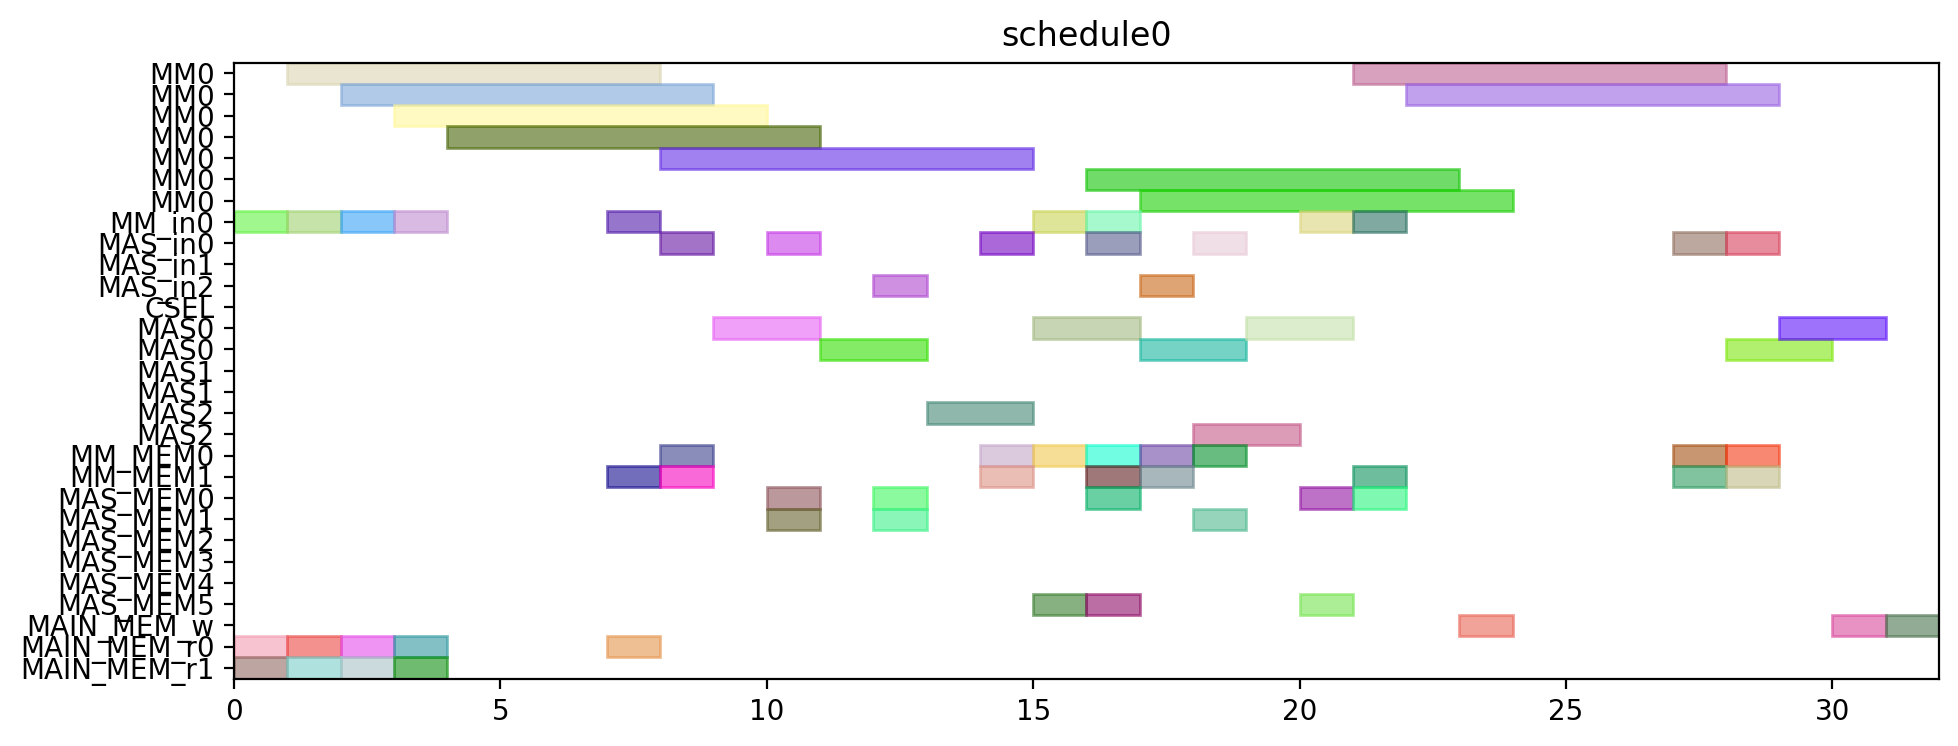

Write Python code to recreate this figure.
from pyschedule import Scenario, solvers, plotters, alt


def solve():
	horizon = 120
	S = Scenario("schedule0", horizon=horizon)

	# resource
	MM = S.Resources('MM', num=1, size=7)
	MM_in = S.Resources('MM_in', num=1)
	MAS_in = S.Resources('MAS_in', num=3)
	CSEL = S.Resource('CSEL')
	MAS = S.Resources('MAS', num=3, size=2, periods=range(1, horizon))
	MM_MEM = S.Resources('MM_MEM', num=2)
	MAS_MEM = S.Resources('MAS_MEM', num=6)
	MAIN_MEM_w = S.Resource('MAIN_MEM_w', size=1)
	MAIN_MEM_r = S.Resources('MAIN_MEM_r', num=2)

	# result of previous scheduling

	# new tasks
	t0 = S.Task('t0', length=7, delay_cost=1)
	t0 += alt(MM)
	t0_in = S.Task('t0_in', length=1, delay_cost=1)
	t0_in += alt(MM_in)
	S += t0_in*MM_in[0]<=t0*MM[0]
	t0_mem0 = S.Task('t0_mem0', length=1, delay_cost=1)
	t0_mem0 += MAIN_MEM_r[0]
	S += t0_mem0 <= t0

	t0_mem1 = S.Task('t0_mem1', length=1, delay_cost=1)
	t0_mem1 += MAIN_MEM_r[1]
	S += t0_mem1 <= t0

	t3 = S.Task('t3', length=7, delay_cost=1)
	t3 += alt(MM)
	t3_in = S.Task('t3_in', length=1, delay_cost=1)
	t3_in += alt(MM_in)
	S += t3_in*MM_in[0]<=t3*MM[0]
	t3_mem0 = S.Task('t3_mem0', length=1, delay_cost=1)
	t3_mem0 += MAIN_MEM_r[0]
	S += t3_mem0 <= t3

	t3_mem1 = S.Task('t3_mem1', length=1, delay_cost=1)
	t3_mem1 += MAIN_MEM_r[1]
	S += t3_mem1 <= t3

	t1 = S.Task('t1', length=7, delay_cost=1)
	t1 += alt(MM)
	t1_in = S.Task('t1_in', length=1, delay_cost=1)
	t1_in += alt(MM_in)
	S += t1_in*MM_in[0]<=t1*MM[0]
	t1_mem0 = S.Task('t1_mem0', length=1, delay_cost=1)
	t1_mem0 += MAIN_MEM_r[0]
	S += t1_mem0 <= t1

	t1_mem1 = S.Task('t1_mem1', length=1, delay_cost=1)
	t1_mem1 += MAIN_MEM_r[1]
	S += t1_mem1 <= t1

	t2 = S.Task('t2', length=7, delay_cost=1)
	t2 += alt(MM)
	t2_in = S.Task('t2_in', length=1, delay_cost=1)
	t2_in += alt(MM_in)
	S += t2_in*MM_in[0]<=t2*MM[0]
	t2_mem0 = S.Task('t2_mem0', length=1, delay_cost=1)
	t2_mem0 += MAIN_MEM_r[0]
	S += t2_mem0 <= t2

	t2_mem1 = S.Task('t2_mem1', length=1, delay_cost=1)
	t2_mem1 += MAIN_MEM_r[1]
	S += t2_mem1 <= t2

	t4 = S.Task('t4', length=7, delay_cost=1)
	t4 += alt(MM)
	t4_in = S.Task('t4_in', length=1, delay_cost=1)
	t4_in += alt(MM_in)
	S += t4_in*MM_in[0]<=t4*MM[0]
	t4_mem0 = S.Task('t4_mem0', length=1, delay_cost=1)
	t4_mem0 += MAIN_MEM_r[0]
	S += t4_mem0 <= t4

	t4_mem1 = S.Task('t4_mem1', length=1, delay_cost=1)
	t4_mem1 += alt(MM_MEM)
	S += (t2*MM[0])-1 < t4_mem1*MM_MEM[1]
	S += t4_mem1 <= t4

	t5 = S.Task('t5', length=2, delay_cost=1)
	t5 += alt(MAS)
	t5_in = S.Task('t5_in', length=1, delay_cost=1)
	t5_in += alt(MAS_in)
	S += t5_in*MAS_in[0]<=t5*MAS[0]

	S += t5_in*MAS_in[1]<=t5*MAS[1]

	S += t5_in*MAS_in[2]<=t5*MAS[2]

	t5_mem0 = S.Task('t5_mem0', length=1, delay_cost=1)
	t5_mem0 += alt(MM_MEM)
	S += (t0*MM[0])-1 < t5_mem0*MM_MEM[0]
	S += t5_mem0 <= t5

	t5_mem1 = S.Task('t5_mem1', length=1, delay_cost=1)
	t5_mem1 += alt(MM_MEM)
	S += (t0*MM[0])-1 < t5_mem1*MM_MEM[1]
	S += t5_mem1 <= t5

	t6 = S.Task('t6', length=2, delay_cost=1)
	t6 += alt(MAS)
	t6_in = S.Task('t6_in', length=1, delay_cost=1)
	t6_in += alt(MAS_in)
	S += t6_in*MAS_in[0]<=t6*MAS[0]

	S += t6_in*MAS_in[1]<=t6*MAS[1]

	S += t6_in*MAS_in[2]<=t6*MAS[2]

	t6_mem0 = S.Task('t6_mem0', length=1, delay_cost=1)
	t6_mem0 += alt(MAS_MEM)
	S += (t5*MAS[0])-1 < t6_mem0*MAS_MEM[0]
	S += (t5*MAS[1])-1 < t6_mem0*MAS_MEM[2]
	S += (t5*MAS[2])-1 < t6_mem0*MAS_MEM[4]
	S += t6_mem0 <= t6

	t6_mem1 = S.Task('t6_mem1', length=1, delay_cost=1)
	t6_mem1 += alt(MAS_MEM)
	S += (t5*MAS[0])-1 < t6_mem1*MAS_MEM[1]
	S += (t5*MAS[1])-1 < t6_mem1*MAS_MEM[3]
	S += (t5*MAS[2])-1 < t6_mem1*MAS_MEM[5]
	S += t6_mem1 <= t6

	t9 = S.Task('t9', length=2, delay_cost=1)
	t9 += alt(MAS)
	t9_in = S.Task('t9_in', length=1, delay_cost=1)
	t9_in += alt(MAS_in)
	S += t9_in*MAS_in[0]<=t9*MAS[0]

	S += t9_in*MAS_in[1]<=t9*MAS[1]

	S += t9_in*MAS_in[2]<=t9*MAS[2]

	t9_mem0 = S.Task('t9_mem0', length=1, delay_cost=1)
	t9_mem0 += alt(MM_MEM)
	S += (t0*MM[0])-1 < t9_mem0*MM_MEM[0]
	S += t9_mem0 <= t9

	t9_mem1 = S.Task('t9_mem1', length=1, delay_cost=1)
	t9_mem1 += alt(MM_MEM)
	S += (t4*MM[0])-1 < t9_mem1*MM_MEM[1]
	S += t9_mem1 <= t9

	t10 = S.Task('t10', length=2, delay_cost=1)
	t10 += alt(MAS)
	t10_in = S.Task('t10_in', length=1, delay_cost=1)
	t10_in += alt(MAS_in)
	S += t10_in*MAS_in[0]<=t10*MAS[0]

	S += t10_in*MAS_in[1]<=t10*MAS[1]

	S += t10_in*MAS_in[2]<=t10*MAS[2]

	t10_mem0 = S.Task('t10_mem0', length=1, delay_cost=1)
	t10_mem0 += alt(MM_MEM)
	S += (t4*MM[0])-1 < t10_mem0*MM_MEM[0]
	S += t10_mem0 <= t10

	t10_mem1 = S.Task('t10_mem1', length=1, delay_cost=1)
	t10_mem1 += alt(MM_MEM)
	S += (t4*MM[0])-1 < t10_mem1*MM_MEM[1]
	S += t10_mem1 <= t10

	t7 = S.Task('t7', length=2, delay_cost=1)
	t7 += alt(MAS)
	t7_in = S.Task('t7_in', length=1, delay_cost=1)
	t7_in += alt(MAS_in)
	S += t7_in*MAS_in[0]<=t7*MAS[0]

	S += t7_in*MAS_in[1]<=t7*MAS[1]

	S += t7_in*MAS_in[2]<=t7*MAS[2]

	t7_mem0 = S.Task('t7_mem0', length=1, delay_cost=1)
	t7_mem0 += alt(MAS_MEM)
	S += (t6*MAS[0])-1 < t7_mem0*MAS_MEM[0]
	S += (t6*MAS[1])-1 < t7_mem0*MAS_MEM[2]
	S += (t6*MAS[2])-1 < t7_mem0*MAS_MEM[4]
	S += t7_mem0 <= t7

	t7_mem1 = S.Task('t7_mem1', length=1, delay_cost=1)
	t7_mem1 += alt(MAS_MEM)
	S += (t6*MAS[0])-1 < t7_mem1*MAS_MEM[1]
	S += (t6*MAS[1])-1 < t7_mem1*MAS_MEM[3]
	S += (t6*MAS[2])-1 < t7_mem1*MAS_MEM[5]
	S += t7_mem1 <= t7

	t11 = S.Task('t11', length=2, delay_cost=1)
	t11 += alt(MAS)
	t11_in = S.Task('t11_in', length=1, delay_cost=1)
	t11_in += alt(MAS_in)
	S += t11_in*MAS_in[0]<=t11*MAS[0]

	S += t11_in*MAS_in[1]<=t11*MAS[1]

	S += t11_in*MAS_in[2]<=t11*MAS[2]

	t11_mem0 = S.Task('t11_mem0', length=1, delay_cost=1)
	t11_mem0 += alt(MAS_MEM)
	S += (t10*MAS[0])-1 < t11_mem0*MAS_MEM[0]
	S += (t10*MAS[1])-1 < t11_mem0*MAS_MEM[2]
	S += (t10*MAS[2])-1 < t11_mem0*MAS_MEM[4]
	S += t11_mem0 <= t11

	t11_mem1 = S.Task('t11_mem1', length=1, delay_cost=1)
	t11_mem1 += alt(MM_MEM)
	S += (t4*MM[0])-1 < t11_mem1*MM_MEM[1]
	S += t11_mem1 <= t11

	t8 = S.Task('t8', length=7, delay_cost=1)
	t8 += alt(MM)
	t8_in = S.Task('t8_in', length=1, delay_cost=1)
	t8_in += alt(MM_in)
	S += t8_in*MM_in[0]<=t8*MM[0]
	t8_mem0 = S.Task('t8_mem0', length=1, delay_cost=1)
	t8_mem0 += alt(MM_MEM)
	S += (t4*MM[0])-1 < t8_mem0*MM_MEM[0]
	S += t8_mem0 <= t8

	t8_mem1 = S.Task('t8_mem1', length=1, delay_cost=1)
	t8_mem1 += alt(MAS_MEM)
	S += (t7*MAS[0])-1 < t8_mem1*MAS_MEM[1]
	S += (t7*MAS[1])-1 < t8_mem1*MAS_MEM[3]
	S += (t7*MAS[2])-1 < t8_mem1*MAS_MEM[5]
	S += t8_mem1 <= t8

	new_PZ = S.Task('new_PZ', length=7, delay_cost=1)
	new_PZ += alt(MM)
	new_PZ_in = S.Task('new_PZ_in', length=1, delay_cost=1)
	new_PZ_in += alt(MM_in)
	S += new_PZ_in*MM_in[0]<=new_PZ*MM[0]
	S += 0<new_PZ

	new_PZ_w = S.Task('new_PZ_w', length=1, delay_cost=1)
	new_PZ_w += alt(MAIN_MEM_w)
	S += new_PZ <= new_PZ_w

	new_PZ_mem0 = S.Task('new_PZ_mem0', length=1, delay_cost=1)
	new_PZ_mem0 += alt(MM_MEM)
	S += (t1*MM[0])-1 < new_PZ_mem0*MM_MEM[0]
	S += new_PZ_mem0 <= new_PZ

	new_PZ_mem1 = S.Task('new_PZ_mem1', length=1, delay_cost=1)
	new_PZ_mem1 += alt(MAS_MEM)
	S += (t7*MAS[0])-1 < new_PZ_mem1*MAS_MEM[1]
	S += (t7*MAS[1])-1 < new_PZ_mem1*MAS_MEM[3]
	S += (t7*MAS[2])-1 < new_PZ_mem1*MAS_MEM[5]
	S += new_PZ_mem1 <= new_PZ

	t12 = S.Task('t12', length=2, delay_cost=1)
	t12 += alt(MAS)
	t12_in = S.Task('t12_in', length=1, delay_cost=1)
	t12_in += alt(MAS_in)
	S += t12_in*MAS_in[0]<=t12*MAS[0]

	S += t12_in*MAS_in[1]<=t12*MAS[1]

	S += t12_in*MAS_in[2]<=t12*MAS[2]

	t12_mem0 = S.Task('t12_mem0', length=1, delay_cost=1)
	t12_mem0 += alt(MM_MEM)
	S += (t0*MM[0])-1 < t12_mem0*MM_MEM[0]
	S += t12_mem0 <= t12

	t12_mem1 = S.Task('t12_mem1', length=1, delay_cost=1)
	t12_mem1 += alt(MAS_MEM)
	S += (t11*MAS[0])-1 < t12_mem1*MAS_MEM[1]
	S += (t11*MAS[1])-1 < t12_mem1*MAS_MEM[3]
	S += (t11*MAS[2])-1 < t12_mem1*MAS_MEM[5]
	S += t12_mem1 <= t12

	t13 = S.Task('t13', length=7, delay_cost=1)
	t13 += alt(MM)
	t13_in = S.Task('t13_in', length=1, delay_cost=1)
	t13_in += alt(MM_in)
	S += t13_in*MM_in[0]<=t13*MM[0]
	t13_mem0 = S.Task('t13_mem0', length=1, delay_cost=1)
	t13_mem0 += alt(MAS_MEM)
	S += (t12*MAS[0])-1 < t13_mem0*MAS_MEM[0]
	S += (t12*MAS[1])-1 < t13_mem0*MAS_MEM[2]
	S += (t12*MAS[2])-1 < t13_mem0*MAS_MEM[4]
	S += t13_mem0 <= t13

	t13_mem1 = S.Task('t13_mem1', length=1, delay_cost=1)
	t13_mem1 += alt(MAS_MEM)
	S += (t9*MAS[0])-1 < t13_mem1*MAS_MEM[1]
	S += (t9*MAS[1])-1 < t13_mem1*MAS_MEM[3]
	S += (t9*MAS[2])-1 < t13_mem1*MAS_MEM[5]
	S += t13_mem1 <= t13

	t14 = S.Task('t14', length=7, delay_cost=1)
	t14 += alt(MM)
	t14_in = S.Task('t14_in', length=1, delay_cost=1)
	t14_in += alt(MM_in)
	S += t14_in*MM_in[0]<=t14*MM[0]
	t14_mem0 = S.Task('t14_mem0', length=1, delay_cost=1)
	t14_mem0 += alt(MAS_MEM)
	S += (t12*MAS[0])-1 < t14_mem0*MAS_MEM[0]
	S += (t12*MAS[1])-1 < t14_mem0*MAS_MEM[2]
	S += (t12*MAS[2])-1 < t14_mem0*MAS_MEM[4]
	S += t14_mem0 <= t14

	t14_mem1 = S.Task('t14_mem1', length=1, delay_cost=1)
	t14_mem1 += alt(MM_MEM)
	S += (t3*MM[0])-1 < t14_mem1*MM_MEM[1]
	S += t14_mem1 <= t14

	new_PY = S.Task('new_PY', length=2, delay_cost=1)
	new_PY += alt(MAS)
	new_PY_in = S.Task('new_PY_in', length=1, delay_cost=1)
	new_PY_in += alt(MAS_in)
	S += new_PY_in*MAS_in[0]<=new_PY*MAS[0]

	S += new_PY_in*MAS_in[1]<=new_PY*MAS[1]

	S += new_PY_in*MAS_in[2]<=new_PY*MAS[2]

	S += 0<new_PY

	new_PY_w = S.Task('new_PY_w', length=1, delay_cost=1)
	new_PY_w += alt(MAIN_MEM_w)
	S += new_PY <= new_PY_w

	new_PY_mem0 = S.Task('new_PY_mem0', length=1, delay_cost=1)
	new_PY_mem0 += alt(MM_MEM)
	S += (t8*MM[0])-1 < new_PY_mem0*MM_MEM[0]
	S += new_PY_mem0 <= new_PY

	new_PY_mem1 = S.Task('new_PY_mem1', length=1, delay_cost=1)
	new_PY_mem1 += alt(MM_MEM)
	S += (t13*MM[0])-1 < new_PY_mem1*MM_MEM[1]
	S += new_PY_mem1 <= new_PY

	new_PX = S.Task('new_PX', length=2, delay_cost=1)
	new_PX += alt(MAS)
	new_PX_in = S.Task('new_PX_in', length=1, delay_cost=1)
	new_PX_in += alt(MAS_in)
	S += new_PX_in*MAS_in[0]<=new_PX*MAS[0]

	S += new_PX_in*MAS_in[1]<=new_PX*MAS[1]

	S += new_PX_in*MAS_in[2]<=new_PX*MAS[2]

	S += 0<new_PX

	new_PX_w = S.Task('new_PX_w', length=1, delay_cost=1)
	new_PX_w += alt(MAIN_MEM_w)
	S += new_PX <= new_PX_w

	new_PX_mem0 = S.Task('new_PX_mem0', length=1, delay_cost=1)
	new_PX_mem0 += alt(MM_MEM)
	S += (t14*MM[0])-1 < new_PX_mem0*MM_MEM[0]
	S += new_PX_mem0 <= new_PX

	new_PX_mem1 = S.Task('new_PX_mem1', length=1, delay_cost=1)
	new_PX_mem1 += alt(MM_MEM)
	S += (t14*MM[0])-1 < new_PX_mem1*MM_MEM[1]
	S += new_PX_mem1 <= new_PX

	solvers.mip.solve(S,msg=1,kind='CPLEX',ratio_gap=1.01)

	solution = [['hoge']*len(S.solution()[1]) for i in range(len(S.solution()))]
	for i in range(len(S.solution())):
		for j in range(len(S.solution()[i])):
			solution[i][j]=str(S.solution()[i][j])
	print(solution)

	cycles = int(solution[-1][3])

	pic_file_name = "/mnt/rose/usr1/fukuda/ABE/multiRAM_multiMAS_16mux/scheduling_result/stage7MM1_stage2MAS3/EP_DBL_A_0/schedule0.png"
	if(S.solution() != []):
		plotters.matplotlib.plot(S,img_filename=pic_file_name, show_task_labels=False, fig_size=(cycles*0.25+3, 4))

	return solution
